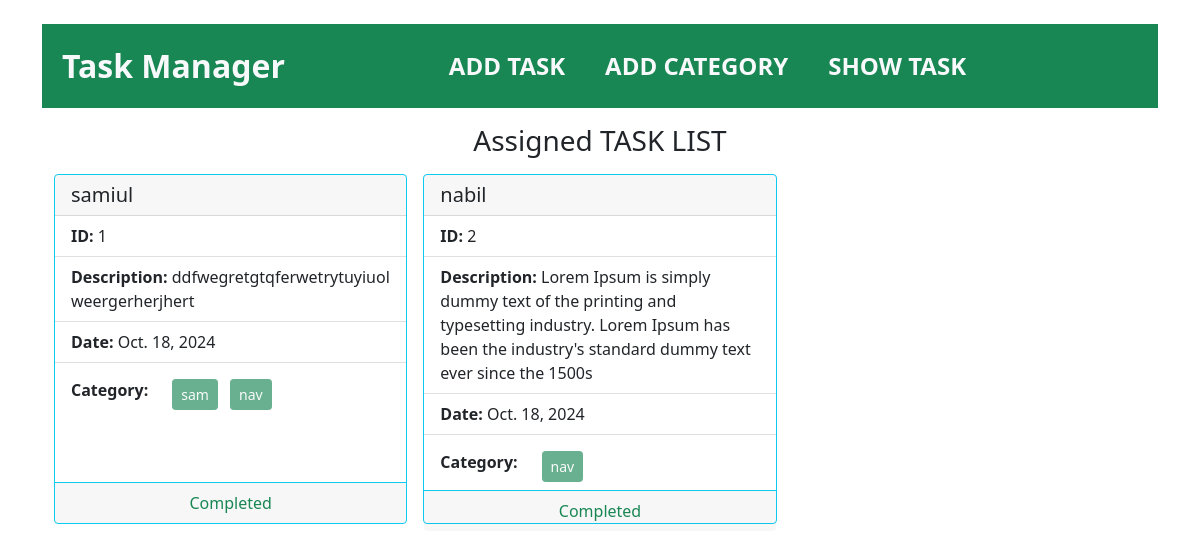
The app's page /, older data.
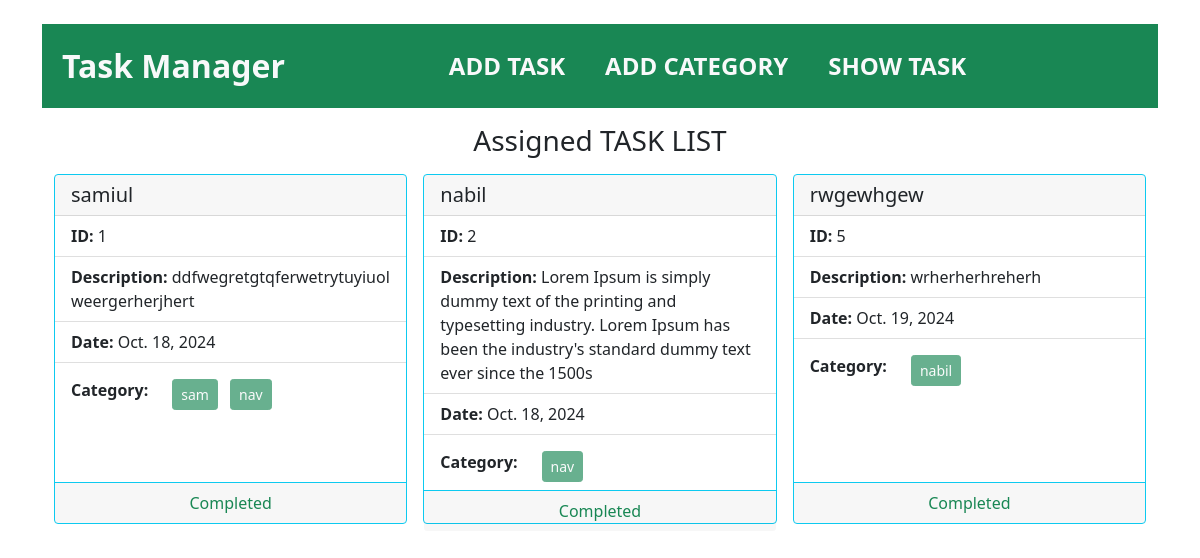
The same page, newer data.
### task/models.py (models this page shows, shortened)
class TaskModel(models.Model):
    task_title = models.CharField(max_length=100)
    task_description = models.CharField(max_length=400)
    is_Completed = models.BooleanField(default=False)
    assign_date = models.DateField()
    categories = models.ManyToManyField(CategoryModel, related_name='tasks')

### category/models.py (models this page shows, shortened)
class CategoryModel(models.Model):
    category_name = models.CharField(max_length=100)

### task/views.py (the view)
# urls.py: path('', views.show_task,name='show_task'),
def show_task(request):
    tasks = TaskModel.objects.all()
    return render(request, 'show_task.html', {'tasks': tasks})

### task/templates/show_task.html
{% extends "base.html" %}
{% block content %}
<h3 class="text-center container mt-3 mb-3">Assigned TASK LIST</h3>
<div class="container">
    <div class="row g-3">
        {% for task in tasks %}
        <div class="col-md-4 mb-4">
            <div class="card border border-1 border-info d-flex flex-column" style="height: 350px;">
                <h5 class="card-header">{{ task.task_title }}</h5>
                <ul class="list-group list-group-flush flex-grow-1">
                    <li class="list-group-item"><strong>ID:</strong> {{ task.id }}</li>
                    <li class="list-group-item"><strong>Description:</strong> {{ task.task_description }}</li>
                    <li class="list-group-item"><strong>Date:</strong> {{ task.assign_date }}</li>
                    <li class="list-group-item">
                        <div class="d-flex align-items-center">
                            <strong class="me-2">Category:</strong>
                            <div class="mt-2 ms-3">
                                {% for category in task.categories.all %}
                                    <button disabled class="btn btn-success btn-sm me-2 text-light">{{ category.category_name }}</button>
                                {% empty %}
                                    <span>No categories assigned</span>
                                {% endfor %}
                            </div>
                        </div>
                    </li>
                </ul>
                <div class="card-footer mt-auto">
                    {% if task.is_Completed %}
                        <span class="text-success d-flex justify-content-center align-items-center">Completed</span>
                    {% else %}
                        <div class="d-flex justify-content-between">
                            <a href="{% url 'edit_task' task.id %}" class="btn btn-success btn-sm">Edit Task</a>
                            <a href="{% url 'delete_task' task.id %}" class="btn btn-danger btn-sm">Delete Task</a>
                        </div>
                    {% endif %}
                </div>
            </div>
        </div>
        {% endfor %}
    </div>
</div>
{% endblock content %}

Row changes from the older to the newer data that the page shows:
added TaskModel: task_title "rwgewhgew", id "5", task_description "wrherherhreherh", assign_date "Oct. 19, 2024", is_Completed "Completed"
added CategoryModel: category_name "nabil", shown under "rwgewhgew"
